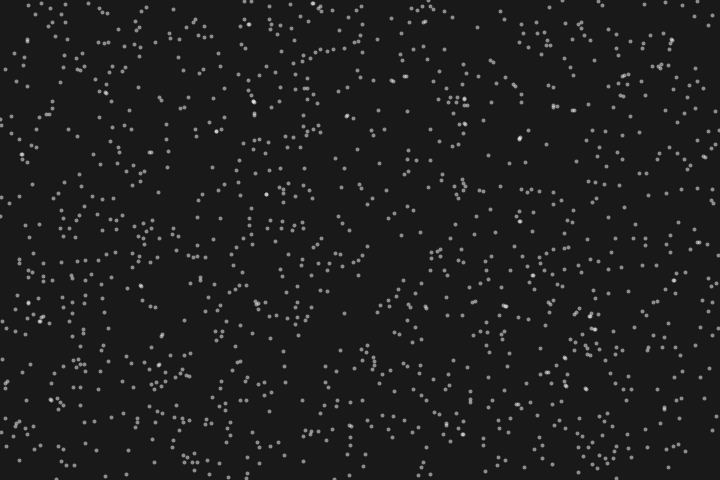
Frame 1 (no input)
Frame 60 (the mouse pressed at the canvas centre just before this capture): identical to frame 1, image omitted
Frame 120 (the mouse held since frame 60 and released just before this capture): identical to frame 1, image omitted

The Processing sketch that drew this single still picture (run headless with seeded random() and noise(); from frame 60 on, the mouse is pressed at the canvas centre):

// Processing sketch: emergin
// ── emergin.pde
color c = color(19,19,56);//the secret colour
String word = "hello";
String allwords ="mass and velocity.";
PVector start  =new PVector(10, 60);
int tSize =92; //Textsize
ArrayList<particle> Points = new ArrayList<particle>();
int index=0;
float restZ=0;
int F = 0;
float CTime=50;//number of frames between words
int PNum =1200;//number of particles

void setup() {
  size(720, 480);
  frameRate(30);
  background(25);
  textSize(tSize);
  fill(c);
  text(word, start.x, start.y+tSize); //writing invisible text
  loadPixels(); //saving all pixels of the sketch
  for (int i = 0; i < PNum; i++) {//creating the particles
    Points.add(new particle(random(width),random(height)));
  }
}

void draw(){
  background(25);
  //println(restZ);
  strokeWeight(4);
  int Len = word.length();
  PVector RealPix;
      
  if (restZ<-50){
    restZ=CTime;
    for (particle P : Points) {//resetting particles and slowing them down
      P.target=false;
      P.velocity.mult(0.5);
    }
    String[] Arr = allwords.split(" ");
    word=Arr[F];//getting the next word
    start.x = int(random(10,width-word.length()*tSize/1.45));
    start.y = int(random(10,height-tSize*1.3));//positioning text inside the window
    fill(c);
    text(word, start.x, start.y+tSize);
    loadPixels();
    F++;
    if (F>=Arr.length){F=0;};
  }
  
  if(restZ == 1){
    delay(250);
  }

  
  restZ-=1;
  
  
  for (int i = 0; i < 13*PNum/(CTime-30); i++) {//checking random points in the area of the text
    RealPix=  new PVector(int(random(start.x, start.x+Len*tSize/1.45)),int(random(start.y, start.y+tSize*1.3)));
    int pixNr =int(RealPix.y*width + RealPix.x);
    color b= pixels[pixNr];
    if ((c == b)&&(restZ<CTime-20)&&(restZ>=10)){//if the point is on text
      particle point = Points.get(index);
      if (point.target==false){
        point.target=true;
        PVector desired = PVector.sub(RealPix, point.location);
        desired.div(restZ);
        point.velocity= desired;//kicking the particle in the direction of the point
      }
      index++;
      index=index%PNum;
    }
  }
  runP();//simulating and drawing the particles
}

void runP(){
  for (particle P : Points) {
    stroke(255,255,255 ,128/sqrt(P.velocity.mag()+1));
    P.location.add(P.velocity);
  
    point(P.location.x, P.location.y);
}
}

class particle{
  PVector location;
  PVector velocity;
  boolean target=false;
  particle(float x, float y) {
    location = new PVector(x, y);
    velocity = new PVector(0.0, 0.0);
  }
}

void keyPressed(){
  if(key == ' '){
    println(restZ);
  }
}
